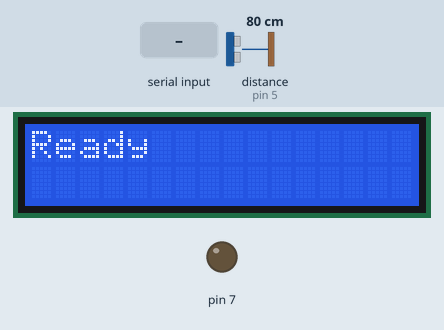
A sketch run on a simulated Arduino Uno, built with avr-gcc and run on an emulated ATmega328P. Parts: 16×2 character LCD, output pins drawn as LEDs (lit = HIGH). Wiring (inferred from the names in the program): ultrasonic range finder: trigger pin 4; echo pin 5. The test bench sets the inputs (shaded band); at power-on: distance to the obstacle (sensor on pin 5) 80 cm. The echo pulse lasts 58.3 µs per cm; the audio player accepts every command and is not drawn; pins used as bus, display or sensor lines are not drawn; what the sketch prints to the serial monitor is not drawn.

Above: at 1.7 s.
At 3.8 s:
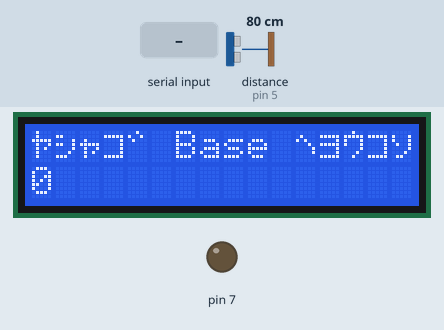
3.9 s: "1" received over Serial
At 6.6 s:
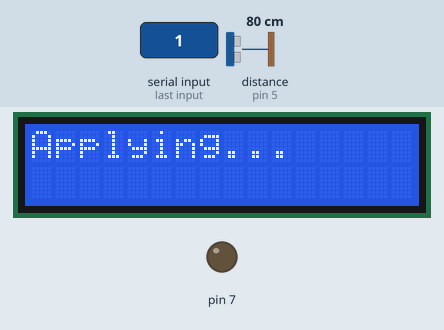
6.9 s: distance to the obstacle (sensor on pin 5) set to 71 cm
At 9.0 s:
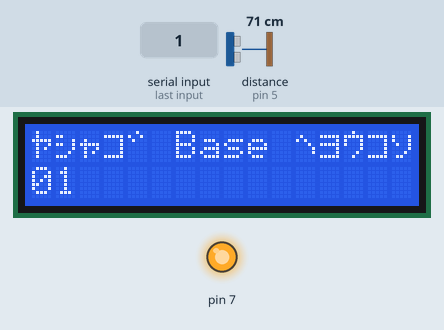
Timing chart, 0 to 10.5 s (numbered marks = the images above; inputs shaded):
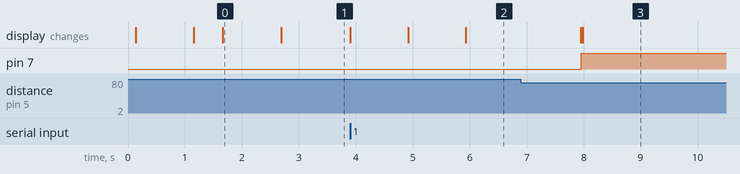

The sketch:

chime_i2clcd.ino
```cpp
#include <LiquidCrystal_I2C.h>
#include "Arduino.h"
#include "SoftwareSerial.h"
#include "DFRobotDFPlayerMini.h"

SoftwareSerial mySoftwareSerial(2, 3);
DFRobotDFPlayerMini myDFPlayer;
void printDetail(uint8_t type, int value);

const int sensor = 4;     // the number of the pushbutton pin
// variables will change:
int State = 0;         // variable for reading the pushbutton status
int p = 0;
void printDetail(uint8_t type, int value);
int TRIG = 4;
int ECHO = 5;

double duration = 0;
double distance = 0;
double speed_of_sound = 331.5 + 0.6 * 25;

  LiquidCrystal_I2C lcd(0x27, 16,2);

void setup() {
  lcd.init();
  lcd.backlight();
   pinMode(sensor, INPUT);
   pinMode(5,OUTPUT); //
   pinMode(7,OUTPUT); //反応時にON
   pinMode(TRIG,OUTPUT); //超音波センサ↓
   pinMode(ECHO,INPUT);

mySoftwareSerial.begin(9600); //LCDクリア
  Serial.begin(9600);
 delay(50);
  lcd.setCursor(0, 0);
  lcd.print("Yashago Famima");
  lcd.setCursor(0,1);
  lcd.print("Doorbell V3");
  delay(1000);
  lcd.clear();
  lcd.setCursor(0, 0);
  lcd.print("Starting...");
  Serial.println("Initializing...");


   if (!myDFPlayer.begin(mySoftwareSerial)) {
    // 2秒以内に初期化できなかった場合はエラーメッセージを表示
    lcd.clear();
    lcd.setCursor(0,0);
    lcd.print("Error");
    lcd.setCursor(0,1);
    lcd.print("Unable to Start.");
    while (true) {
      delay(0); // Code to compatible with ESP8266 watch dog.
    }
  }
  lcd.clear();
  lcd.setCursor(0,0);
  lcd.print("Ready");
  delay(1000);
  lcd.clear();
  // initialize the pushbutton pin as an input:
  lcd.print("\xd4\xbc\xac\xba\xde Base \xcd\xd6\xb3\xba\xbf");
  lcd.setCursor(0,1);
  lcd.print(p);
  myDFPlayer.volume(30);
 }
void loop() {
 digitalWrite(TRIG, LOW);
  delayMicroseconds(2);
  digitalWrite( TRIG, HIGH );
  delayMicroseconds( 10 );
  digitalWrite( TRIG, LOW );
  duration = pulseIn( ECHO, HIGH );

  if (duration > 0) {
    duration = duration / 2;
    distance = duration * speed_of_sound * 100 / 1000000;

  }
   if(distance < 75){　//センサーの反応する距離
    digitalWrite(7,HIGH);
    p = p+1;
    lcd.setCursor(0,1);
    lcd.print(p);
   myDFPlayer.play(1);
   delay(10000);
   digitalWrite(7,LOW);

 }else{
  myDFPlayer.stop();
 }
 if( Serial.available() > 0 ) {　//LCD入場者数カウンタ
    Serial.println(Serial.read());
    lcd.setCursor(10,1);
    lcd.print(Serial.read());
    p = p + Serial.read();
    delay(1000);
    lcd.clear();
    lcd.setCursor(0,0);
    lcd.print("Updated");
    delay(1000);
    lcd.home();
    lcd.print("Applying...");
    delay(2000);
    lcd.home();
    lcd.print("\xd4\xbc\xac\xba\xde Base \xcd\xd6\xb3\xba\xbf");
    lcd.setCursor(0,1);
    lcd.print(p);


  }
}
```

Measured:
- the behaviour switches between 75 and 74 cm on distance to the obstacle (sensor on pin 5) (found by bisection; images 2 and 3)
- after the input at 3.9 s, the display: first changes at once (image 2 shows a later state)
- after the input at 6.9 s, pin 7: LOW → HIGH after 1.1 s; the display: first differs from a run without the input after 1.1 s (image 3)
- what the display in image 0 shows lasts 1.0 s, from 1.7 s to 2.7 s
